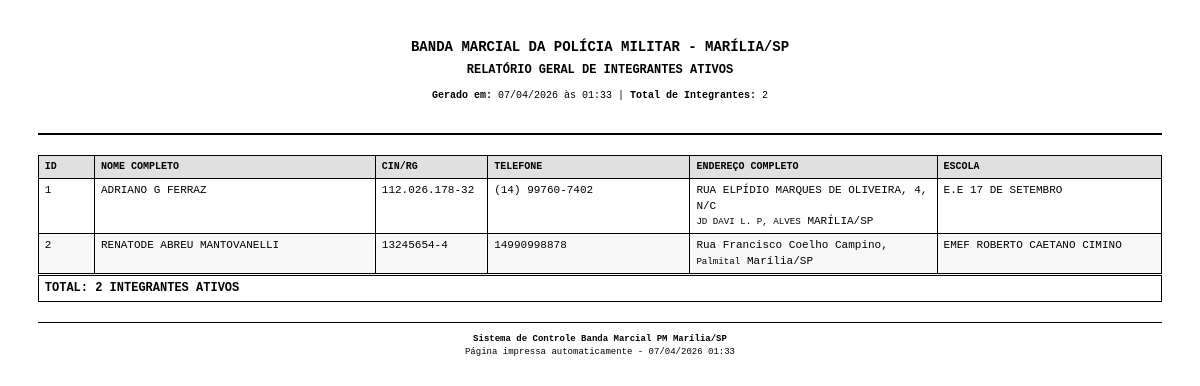
Page /admin/relatorio-geral-alunos (signed in) on the earlier database version.
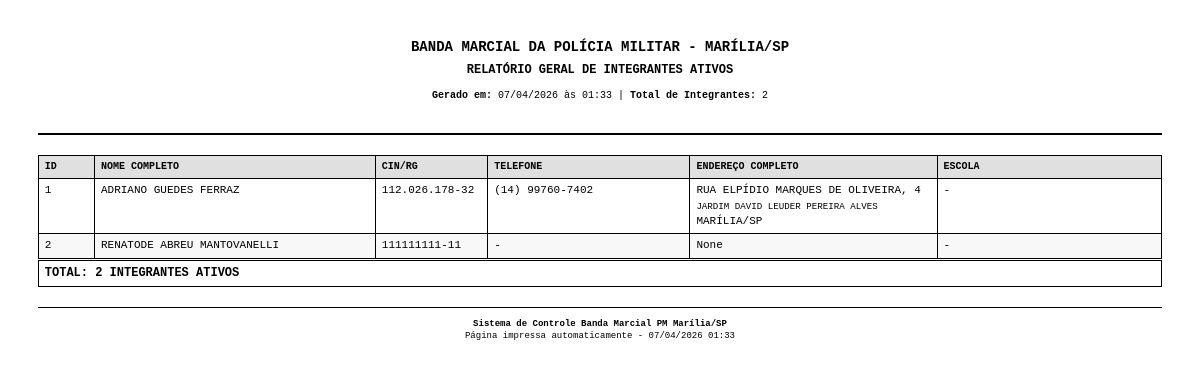
Same page on the later database version.
### app/models.py (models this page shows)
class Aluno(db.Model):
    id = db.Column(db.Integer, primary_key=True)
    nome = db.Column(db.String(200), nullable=False)
    data_nascimento = db.Column(db.Date, nullable=True)
    naturalidade = db.Column(db.String(100))
    cin_rg = db.Column(db.String(20), unique=True)
    email = db.Column(db.String(150))
    telefone = db.Column(db.String(20))
    cep = db.Column(db.String(10))
    endereco = db.Column(db.String(300))
    bairro = db.Column(db.String(100))
    cidade = db.Column(db.String(100))
    estado = db.Column(db.String(2))
    foto_path = db.Column(db.String(500))
    ativo = db.Column(db.Boolean, default=True)
    numero = db.Column(db.String(20))
    complemento = db.Column(db.String(200))
    created_at = db.Column(db.DateTime, default=datetime.utcnow)
    responsaveis = db.relationship('Responsavel', backref='aluno', lazy=True, cascade='all, delete-orphan')
    uniforme = db.relationship('Uniforme', backref='aluno', lazy=True, cascade='all, delete-orphan')
    presencas = db.relationship('Presenca', backref='aluno', lazy=True, cascade='all, delete-orphan')
    instrumentos = db.relationship('AlunoInstrumento', backref='aluno', lazy=True, cascade='all, delete-orphan')
    escolas = db.relationship('AlunoEscola', backref='aluno', lazy=True, cascade='all, delete-orphan')

class Escola(db.Model):
    id = db.Column(db.Integer, primary_key=True)
    nome = db.Column(db.String(200), nullable=False)
    endereco = db.Column(db.String(300))
    alunos = db.relationship('AlunoEscola', backref='escola', lazy=True)

### app/routes.py (the view)
@main_bp.route("/admin/relatorio-geral-alunos")
@login_required
@admin_required
def relatorio_geral_alunos():
    from datetime import datetime
    alunos = Aluno.query.outerjoin(Responsavel).outerjoin(AlunoEscola).outerjoin(Escola).filter(
        Aluno.ativo == True
    ).order_by(Aluno.nome).all()
    total_alunos = Aluno.query.filter(Aluno.ativo == True).count()
    data_geracao = datetime.now()
    return render_template("relatorio_geral_alunos_profissional.html",
                           alunos=alunos,
                           total_alunos=total_alunos,
                           data_geracao=data_geracao)

### app/__init__.py (called while the page is built)
@login_manager.user_loader
def load_user(user_id):
    from .models import User
    return User.query.get(int(user_id))

### app/utils.py (called while the page is built)
def admin_required(f):
    @wraps(f)
    def decorated_function(*args, **kwargs):
        if not current_user.is_authenticated:
            return redirect(url_for("auth.login"))
        if not current_user.is_admin:
            flash("Acesso restrito ao administrador.")
            return redirect(url_for("main.dashboard"))
        return f(*args, **kwargs)
    return decorated_function

### templates/relatorio_geral_alunos_profissional.html (shortened to what this page needs)
<!DOCTYPE html>
<html lang="pt-br">
<head>
</head>
<body>
  <div class="header">
    <h1>Banda Marcial da Polícia Militar - Marília/SP</h1>
    <h2>RELATÓRIO GERAL DE INTEGRANTES ATIVOS</h2>
    <div class="info">
      <strong>Gerado em:</strong> {{ data_geracao.strftime('%d/%m/%Y às %H:%M') }} |
      <strong>Total de Integrantes:</strong> {{ total_alunos }}
    </div>
  </div>
  <table>
    <thead>
      <tr>
        <th style="width: 5%;">ID</th>
        <th style="width: 25%;">Nome Completo</th>
        <th style="width: 10%;">CIN/RG</th>
        <th style="width: 18%;">Telefone</th>
        <th style="width: 22%;">Endereço Completo</th>
        <th style="width: 20%;">Escola</th>
      </tr>
    </thead>
    <tbody>
      {% for a in alunos %}
      <tr>
        <td>{{ a.id }}</td>
        <td>{{ a.nome or '-' }}</td>
        <td>{{ a.cin_rg or '-' }}</td>
        <td>{{ a.telefone or '-' }}</td>
        <td>
          {% if a.endereco %}{{ a.endereco }}{% if a.numero %}, {{ a.numero }}{% endif %}{% if a.complemento %}{{ ', ' + a.complemento }}{% endif %}{% endif %}
          {% if a.bairro %}<br><small>{{ a.bairro }}</small>{% endif %}
          {% if a.cidade %}{{ a.cidade }}/{% endif %}{{ a.estado }}
        </td>
        <td>{{ a.escolas[0].escola.nome if a.escolas and a.escolas[0].escola else '-' }}</td>
      </tr>
      {% endfor %}
    </tbody>
    <tfoot>
      <tr class="total">
        <td colspan="6">TOTAL: {{ total_alunos }} INTEGRANTES ATIVOS</td>
      </tr>
    </tfoot>
  </table>
  <div class="rodape">
    <strong>Sistema de Controle Banda Marcial PM Marília/SP</strong><br>
    Página impressa automaticamente - {{ data_geracao.strftime('%d/%m/%Y %H:%M') }}
  </div>
</body>
</html>

### templates/relatorio_geral_alunos_profissional.html (style rules this page uses)
* { margin: 0; padding: 0; box-sizing: border-box; }
body { font-family: 'Courier New', Courier, monospace; font-size: 11px; line-height: 1.4; color: black; background: white; margin: 1cm; }
.header { text-align: center; margin-bottom: 20px; border-bottom: 2px solid black; padding-bottom: 10px; }
.header h1 { font-size: 14px; font-weight: bold; text-transform: uppercase; margin-bottom: 5px; }
.header h2 { font-size: 12px; margin-bottom: 10px; }
.info { margin-bottom: 20px; font-size: 10px; }
table { width: 100%; border-collapse: collapse; margin-bottom: 20px; }
th, td { border: 1px solid black; padding: 4px 6px; text-align: left; vertical-align: top; }
th { background-color: #e0e0e0; font-weight: bold; text-transform: uppercase; font-size: 10px; }
tr:nth-child(even) { background-color: #f8f8f8; }
.total { font-weight: bold; font-size: 12px; text-align: center; border-top: 3px double black; }
.rodape { text-align: center; font-size: 9px; margin-top: 20px; border-top: 1px solid black; padding-top: 10px; }

Differences in the rows shown:
changed Aluno "RUA ELPÍDIO MARQUES DE OLIVEIRA": nome "ADRIANO G FERRAZ" → "ADRIANO GUEDES FERRAZ"; bairro "JD DAVI L. P, ALVES" → "JARDIM DAVID LEUDER PEREIRA ALVES"; nome "E.E 17 DE SETEMBRO" → "-"; complemento ", N/C" → (not shown)
changed Aluno "RENATODE ABREU MANTOVANELLI": cin_rg "13245654-4" → "111111111-11"; telefone "14990998878" → "-"; estado "SP" → "None"; nome "EMEF ROBERTO CAETANO CIMINO" → "-"; endereco "Rua Francisco Coelho Campino," → (not shown); bairro "Palmital" → (not shown); cidade "Marília" → (not shown)
